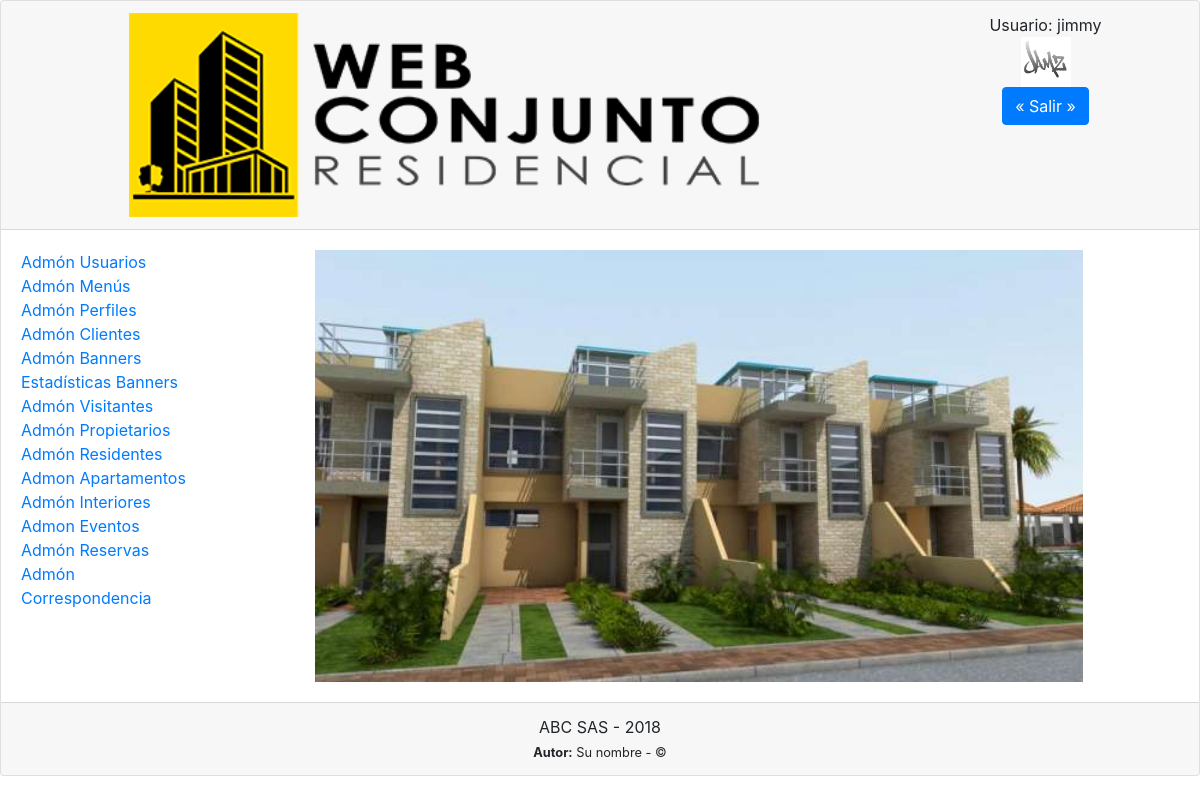
Page /dentrodehtdocs/mi_proyecto/aplicacion4.php (signed in) on the committed database.
### tables this page shows
CREATE TABLE `menus` (
  `id_menu` int(2) NOT NULL AUTO_INCREMENT,
  `titulo` varchar(50) NOT NULL,
  `modulo` varchar(100) NOT NULL,
  `icono` varchar(100) NOT NULL,
  `url` varchar(100) NOT NULL,
  PRIMARY KEY (`id_menu`)
);

### config_conjunto/mysqli.class.php (called while the page is built, shortened)
<?php
class base
{
	private $db;
	private $id_resultado;
	function __construct($server=IPSERVER,$user=USERDB,$pass=PASSWD,$basedatos=DB,$port=PORTDB,$connection_type="N")
	{
		$this->db = null;
		$this->id_resultado = null;
	}
	function conectar($server=IPSERVER,$user=USERDB,$pass=PASSWD,$basedatos=DB,$port=PORTDB,$connection_type="N") {
		switch (strtoupper($connection_type)) {
			case 'N':
				$this->db = mysqli_connect($server,$user,$pass,$basedatos,$port);
				break;
		}
		if ($this->db) {
			$this->db->set_charset("utf8");
		}
		return($this->db);
	}
	function consulta($query) {
		return($this->id_resultado = $this->db->query($query));
	}
	function trae_fila($index_type="A") {
		switch ($index_type) {
			case 'A':
				$fila = mysqli_fetch_array($this->id_resultado,MYSQLI_ASSOC);
				break;
		}
		return($fila);
	}
}
class subase extends base
{
	function sub_tuplas($query, $index_type="A") {
		if (!empty($query)) {
			if ($this->consulta($query)) {
				$tabla=array();
				while ($fila=$this->trae_fila($index_type)) {
					$tabla[]=$fila;
				}
				return($tabla);
			} else {
				return null;
			}
		}
	}
}
?>

### dentrodehtdocs/mi_proyecto/menu4.php (the view, shortened to what this page needs)
<?php
$sql="SELECT id_menu,titulo FROM menus ORDER BY id_menu";
if ($tabla=$db->sub_tuplas($sql)) {
	foreach ($tabla as $key => $fila) {
		echo "<a href=\"".PROGRAMA."?opcion=".$fila["id_menu"],"\">".$fila["titulo"]."</a><br/>";
	}
}
?>

### rows in the picture
menus: titulo "Admón Usuarios"
menus: titulo "Admón Menús"
menus: titulo "Admón Perfiles"
menus: titulo "Admón Clientes"
menus: titulo "Admón Banners"
menus: titulo "Estadísticas Banners"
menus: titulo "Admón Visitantes"
menus: titulo "Admón Propietarios"
menus: titulo "Admón Residentes"
menus: titulo "Admon Apartamentos"
menus: titulo "Admón Interiores"
menus: titulo "Admon Eventos"
menus: titulo "Admón Reservas"
menus: titulo "Admón Correspondencia"

### other values in the picture
$_SESSION["autb"]["nombre"] "jimmy"
